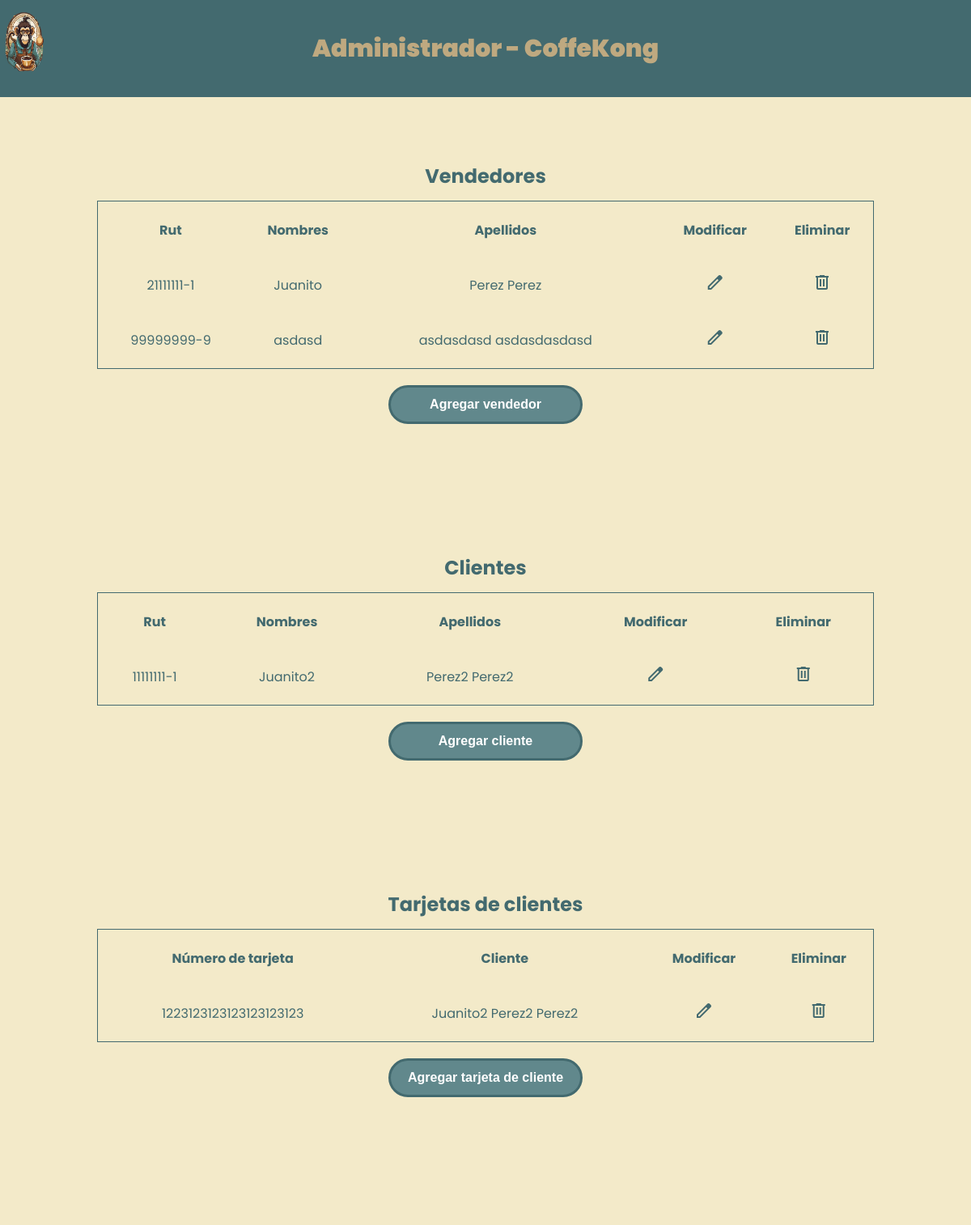
The page /CoffeKong/crud/ (upper part) on the database as committed earlier.
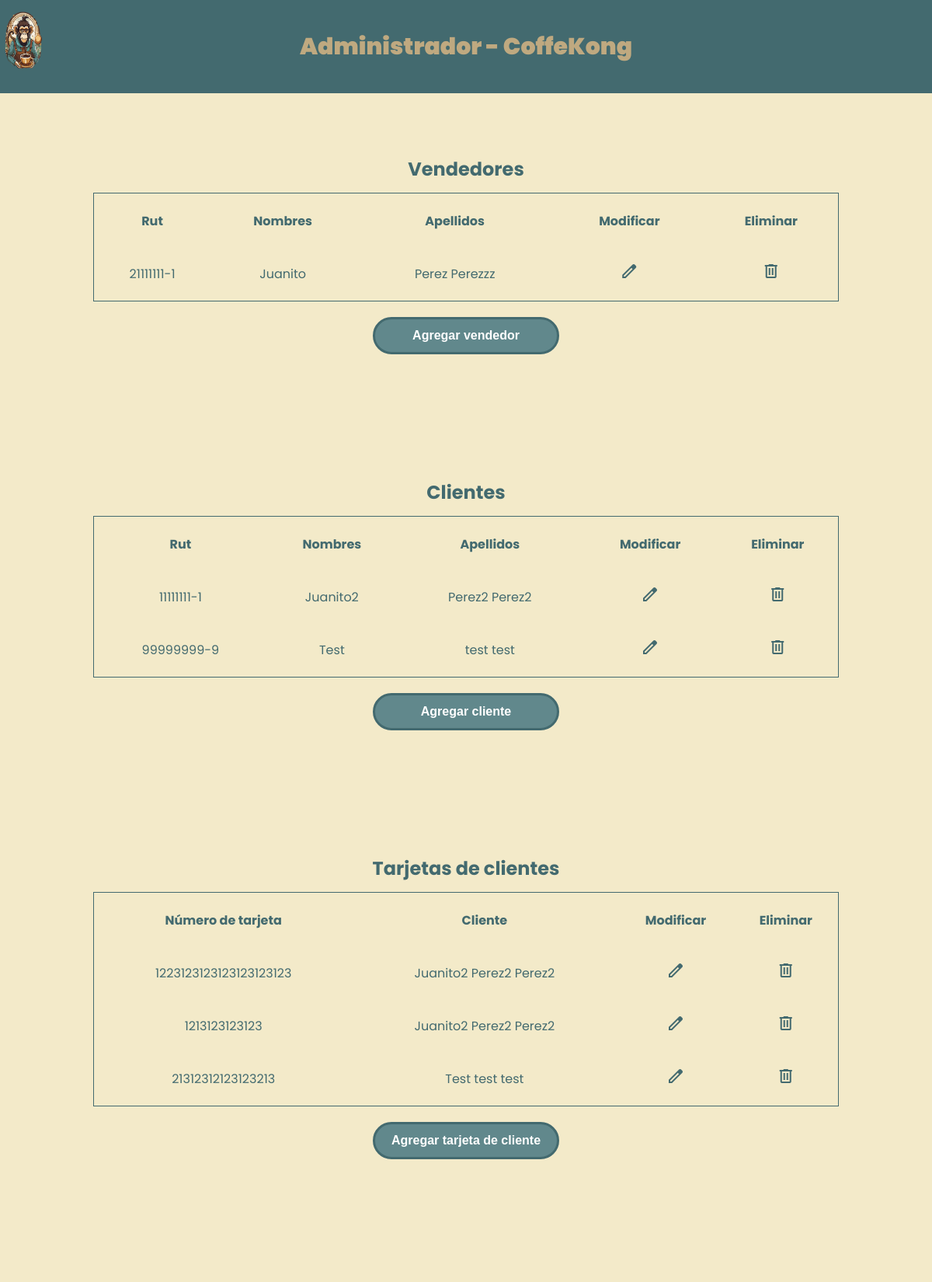
The same page on the database as committed later.
### CoffeKong/models.py (models this page shows, shortened)
class vendedor(models.Model):
    run = models.CharField(max_length=12, primary_key=True, db_column="run")
    nombres = models.CharField(max_length=80)
    apaterno = models.CharField(max_length=30)
    amaterno = models.CharField(max_length=30)
    direccion = models.CharField(max_length=100)
    telefono = models.CharField(max_length=10)
    correo = models.CharField(max_length=50)
    contrasenia = models.CharField(max_length=50)

class cliente(models.Model):
    run = models.CharField(max_length=12, primary_key=True, db_column="run")
    nombres = models.CharField(max_length=80)
    apaterno = models.CharField(max_length=30)
    amaterno = models.CharField(max_length=30)
    direccion = models.CharField(max_length=100)
    telefono = models.CharField(max_length=10)
    correo = models.CharField(max_length=50)
    contrasenia = models.CharField(max_length=50)
    def __str__(self):
        return str(self.nombres+" "+self.apaterno+" "+self.amaterno)

class tarjeta(models.Model):
    nro_tarjeta = models.CharField(primary_key=True, db_column="nroTarjeta", max_length=30)
    cliente = models.ForeignKey("cliente", on_delete=models.CASCADE, db_column="run")

### CoffeKong/views.py (the view)
# urls.py: path("crud/", views.crud, name="crud"),
def crud(request):
    vendedores = vendedor.objects.all()
    clientes = cliente.objects.all()
    tarjetas = tarjeta.objects.all()
    pedidos = pedido.objects.all()
    detallePedidos = detallePedido.objects.all()
    productos = producto.objects.all()
    tipoProductos = tipoProducto.objects.all()
    context = {
        "vendedores": vendedores,
        "clientes": clientes,
        "tarjetas": tarjetas,
        "pedidos": pedidos,
        "detallePedidos": detallePedidos,
        "productos": productos,
        "tipoProductos": tipoProductos,
    }
    return render(request, "pages/crud/crud.html", context)

### CoffeKong/models.py (called while the page is built)
    def __str__(self):
        return str(self.descripcion)

### CoffeKong/templates/pages/crud/crud.html (shortened to what the changed rows need)
<!DOCTYPE html>
<html lang="en">
<head>
    {% load static %}
    <link rel="stylesheet" href="{% static '/css/style.css' %}" />
</head>
<body>
    {% include "base/header_adm.html" %}
    <div class="main-crud">
        <article class="ct-container">
            <table class="table-crud">
                <caption class="table-title">Vendedores</caption>
                <thead>
                    <th class="th-crud">Rut</th>
                    <th class="th-crud">Nombres</th>
                    <th class="th-crud">Apellidos</th>
                    <th class="th-crud">Modificar</th>
                    <th class="th-crud">Eliminar</th>
                </thead>
                <tbody>
                    {% if vendedores %}
                        {% for tmp in vendedores %}
                            <tr>
                                <td class="td-crud">{{tmp.run}}</td>
                                <td class="td-crud">{{tmp.nombres}}</td>
                                <td class="td-crud">{{tmp.apaterno}} {{tmp.amaterno}}</td>
                                <td class="td-crud">
                                    <a href="{% url 'v_find' pk=tmp.run %}" class="crud-a crud-upd">
                                        <span class="material-symbols-outlined"> edit </span>
                                    </a>
                                </td>
                                <td class="td-crud">
                                    <a href="{% url 'v_del' pk=tmp.run %}" class="crud-a crud-del">
                                        <span class="material-symbols-outlined"> delete </span>
                                    </a>
                                </td>
                            </tr>
                        {% endfor %}
                    {% endif %}
                </tbody>
            </table>
        </article>
        <article class="ct-container">
            <table class="table-crud">
                <caption class="table-title">Clientes</caption>
                <thead>
                    <th class="th-crud">Rut</th>
                    <th class="th-crud">Nombres</th>
                    <th class="th-crud">Apellidos</th>
                    <th class="th-crud">Modificar</th>
                    <th class="th-crud">Eliminar</th>
                </thead>
                <tbody>
                    {% if clientes %}
                        {% for tmp in clientes %}
                            <tr>
                                <td class="td-crud">{{tmp.run}}</td>
                                <td class="td-crud">{{tmp.nombres}}</td>
                                <td class="td-crud">{{tmp.apaterno}} {{tmp.amaterno}}</td>
                                <td class="td-crud">
                                    <a href="{% url 'c_find' pk=tmp.run %}" class="crud-a crud-upd">
                                        <span class="material-symbols-outlined"> edit </span>
                                    </a>
                                </td>
                                <td class="td-crud">
                                    <a href="{% url 'c_del' pk=tmp.run %}" class="crud-a crud-del">
                                        <span class="material-symbols-outlined"> delete </span>
                                    </a>
                                </td>
                            </tr>
                        {% endfor %}
                    {% endif %}
                </tbody>
            </table>
        </article>
        <article class="ct-container">
            <table class="table-crud">
                <caption class="table-title">Tarjetas de clientes</caption>
                <thead>
                    <th class="th-crud">Número de tarjeta</th>
                    <th class="th-crud">Cliente</th>
                    <th class="th-crud">Modificar</th>
                    <th class="th-crud">Eliminar</th>
                </thead>
                <tbody>
                    {% if tarjetas %}
                        {% for tmp in tarjetas %}
                            <tr>
                                <td class="td-crud">{{tmp.nro_tarjeta}}</td>
                                <td class="td-crud">{{tmp.cliente}}</td>
                                <td class="td-crud">
                                    <a href="{% url 'tc_find' pk=tmp.nro_tarjeta %}" class="crud-a crud-upd">
                                        <span class="material-symbols-outlined"> edit </span>
                                    </a>
                                </td>
                                <td class="td-crud">
                                    <a href="{% url 'tc_del' pk=tmp.nro_tarjeta %}" class="crud-a crud-del">
                                        <span class="material-symbols-outlined"> delete </span>
                                    </a>
                                </td>
                            </tr>
                        {% endfor %}
                    {% endif %}
                </tbody>
            </table>
        </article>
    </div>
</body>
</html>

Rows that differ between the two databases and show on the page:
removed vendedor: run "99999999-9", nombres "asdasd", apaterno "asdasdasd", amaterno "asdasdasdasd"
changed vendedor "Juanito": amaterno "Perez" → "Perezzz"
added cliente: run "99999999-9", nombres "Test", apaterno "test", amaterno "test"
added tarjeta: nro_tarjeta "1213123123123", cliente "Juanito2 Perez2 Perez2"
added tarjeta: nro_tarjeta "21312312123123213", cliente "Test test test"
